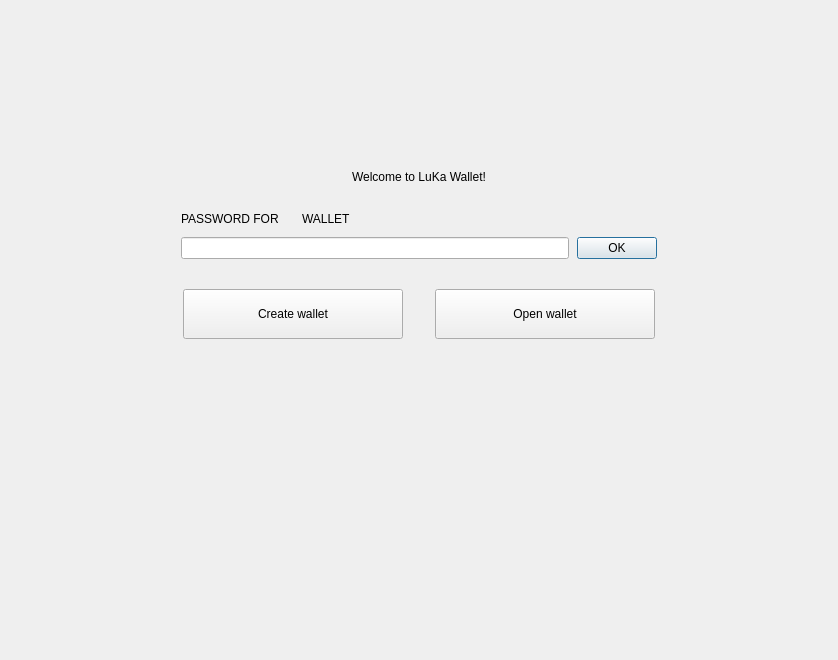
<?xml version="1.0" encoding="UTF-8"?>
<ui version="4.0">
 <class>NoWalletFrame</class>
 <widget class="QFrame" name="NoWalletFrame">
  <property name="geometry">
   <rect>
    <x>0</x>
    <y>0</y>
    <width>838</width>
    <height>660</height>
   </rect>
  </property>
  <property name="windowTitle">
   <string>Frame</string>
  </property>
  <property name="frameShape">
   <enum>QFrame::NoFrame</enum>
  </property>
  <property name="frameShadow">
   <enum>QFrame::Raised</enum>
  </property>
  <layout class="QVBoxLayout" name="verticalLayout">
   <property name="spacing">
    <number>0</number>
   </property>
   <property name="leftMargin">
    <number>0</number>
   </property>
   <property name="topMargin">
    <number>0</number>
   </property>
   <property name="rightMargin">
    <number>0</number>
   </property>
   <property name="bottomMargin">
    <number>0</number>
   </property>
   <item>
    <spacer name="verticalSpacer">
     <property name="orientation">
      <enum>Qt::Vertical</enum>
     </property>
     <property name="sizeType">
      <enum>QSizePolicy::Fixed</enum>
     </property>
     <property name="sizeHint" stdset="0">
      <size>
       <width>20</width>
       <height>170</height>
      </size>
     </property>
    </spacer>
   </item>
   <item alignment="Qt::AlignHCenter">
    <widget class="WalletGui::WalletHeaderLabel" name="m_welcomeLabel">
     <property name="text">
      <string>Welcome to LuKa Wallet!</string>
     </property>
    </widget>
   </item>
   <item>
    <spacer name="verticalSpacer_4">
     <property name="orientation">
      <enum>Qt::Vertical</enum>
     </property>
     <property name="sizeType">
      <enum>QSizePolicy::Fixed</enum>
     </property>
     <property name="sizeHint" stdset="0">
      <size>
       <width>20</width>
       <height>25</height>
      </size>
     </property>
    </spacer>
   </item>
   <item alignment="Qt::AlignHCenter">
    <widget class="QFrame" name="m_passwordFrame">
     <property name="minimumSize">
      <size>
       <width>476</width>
       <height>0</height>
      </size>
     </property>
     <property name="maximumSize">
      <size>
       <width>338</width>
       <height>16777215</height>
      </size>
     </property>
     <property name="frameShape">
      <enum>QFrame::NoFrame</enum>
     </property>
     <property name="frameShadow">
      <enum>QFrame::Raised</enum>
     </property>
     <layout class="QVBoxLayout" name="verticalLayout_2">
      <property name="spacing">
       <number>8</number>
      </property>
      <property name="leftMargin">
       <number>0</number>
      </property>
      <property name="topMargin">
       <number>0</number>
      </property>
      <property name="rightMargin">
       <number>0</number>
      </property>
      <property name="bottomMargin">
       <number>0</number>
      </property>
      <item>
       <layout class="QHBoxLayout" name="horizontalLayout_4">
        <item>
         <widget class="QLabel" name="m_passwordTextLabel">
          <property name="sizePolicy">
           <sizepolicy hsizetype="Maximum" vsizetype="Preferred">
            <horstretch>0</horstretch>
            <verstretch>0</verstretch>
           </sizepolicy>
          </property>
          <property name="styleSheet">
           <string notr="true">[errorState=&quot;true&quot;] {
  color: #ef3131;
}</string>
          </property>
          <property name="text">
           <string>PASSWORD FOR</string>
          </property>
         </widget>
        </item>
        <item>
         <widget class="QLabel" name="m_walletNameLabel">
          <property name="text">
           <string/>
          </property>
         </widget>
        </item>
        <item>
         <widget class="QLabel" name="m_walletTextLabel">
          <property name="text">
           <string>WALLET</string>
          </property>
         </widget>
        </item>
        <item>
         <spacer name="horizontalSpacer_4">
          <property name="orientation">
           <enum>Qt::Horizontal</enum>
          </property>
          <property name="sizeHint" stdset="0">
           <size>
            <width>40</width>
            <height>20</height>
           </size>
          </property>
         </spacer>
        </item>
       </layout>
      </item>
      <item>
       <layout class="QHBoxLayout" name="horizontalLayout_5">
        <item>
         <widget class="QLineEdit" name="m_passwordEdit">
          <property name="sizePolicy">
           <sizepolicy hsizetype="Expanding" vsizetype="Fixed">
            <horstretch>0</horstretch>
            <verstretch>0</verstretch>
           </sizepolicy>
          </property>
          <property name="styleSheet">
           <string notr="true">[errorState=&quot;true&quot;] {
  border-color: #ef3131;
}</string>
          </property>
          <property name="echoMode">
           <enum>QLineEdit::Password</enum>
          </property>
         </widget>
        </item>
        <item>
         <widget class="WalletGui::WalletOkButton" name="m_okButton">
          <property name="enabled">
           <bool>true</bool>
          </property>
          <property name="text">
           <string>OK</string>
          </property>
          <property name="default">
           <bool>true</bool>
          </property>
         </widget>
        </item>
       </layout>
      </item>
     </layout>
    </widget>
   </item>
   <item>
    <spacer name="verticalSpacer_2">
     <property name="orientation">
      <enum>Qt::Vertical</enum>
     </property>
     <property name="sizeType">
      <enum>QSizePolicy::Fixed</enum>
     </property>
     <property name="sizeHint" stdset="0">
      <size>
       <width>20</width>
       <height>30</height>
      </size>
     </property>
    </spacer>
   </item>
   <item>
    <layout class="QHBoxLayout" name="horizontalLayout">
     <property name="spacing">
      <number>0</number>
     </property>
     <item>
      <spacer name="horizontalSpacer_2">
       <property name="orientation">
        <enum>Qt::Horizontal</enum>
       </property>
       <property name="sizeHint" stdset="0">
        <size>
         <width>40</width>
         <height>20</height>
        </size>
       </property>
      </spacer>
     </item>
     <item>
      <widget class="WalletGui::WalletLargeBlueButton" name="m_createWalletButton">
       <property name="sizePolicy">
        <sizepolicy hsizetype="Fixed" vsizetype="Fixed">
         <horstretch>0</horstretch>
         <verstretch>0</verstretch>
        </sizepolicy>
       </property>
       <property name="minimumSize">
        <size>
         <width>220</width>
         <height>50</height>
        </size>
       </property>
       <property name="maximumSize">
        <size>
         <width>220</width>
         <height>50</height>
        </size>
       </property>
       <property name="text">
        <string>Create wallet</string>
       </property>
      </widget>
     </item>
     <item>
      <spacer name="horizontalSpacer">
       <property name="orientation">
        <enum>Qt::Horizontal</enum>
       </property>
       <property name="sizeType">
        <enum>QSizePolicy::Fixed</enum>
       </property>
       <property name="sizeHint" stdset="0">
        <size>
         <width>32</width>
         <height>20</height>
        </size>
       </property>
      </spacer>
     </item>
     <item>
      <widget class="WalletGui::WalletLargeBlueButton" name="m_openWalletButton">
       <property name="sizePolicy">
        <sizepolicy hsizetype="Fixed" vsizetype="Fixed">
         <horstretch>0</horstretch>
         <verstretch>0</verstretch>
        </sizepolicy>
       </property>
       <property name="minimumSize">
        <size>
         <width>220</width>
         <height>50</height>
        </size>
       </property>
       <property name="maximumSize">
        <size>
         <width>220</width>
         <height>50</height>
        </size>
       </property>
       <property name="text">
        <string>Open wallet</string>
       </property>
      </widget>
     </item>
     <item>
      <spacer name="horizontalSpacer_3">
       <property name="orientation">
        <enum>Qt::Horizontal</enum>
       </property>
       <property name="sizeHint" stdset="0">
        <size>
         <width>40</width>
         <height>20</height>
        </size>
       </property>
      </spacer>
     </item>
    </layout>
   </item>
   <item>
    <spacer name="verticalSpacer_3">
     <property name="orientation">
      <enum>Qt::Vertical</enum>
     </property>
     <property name="sizeHint" stdset="0">
      <size>
       <width>20</width>
       <height>376</height>
      </size>
     </property>
    </spacer>
   </item>
  </layout>
 </widget>
 <customwidgets>
  <customwidget>
   <class>WalletGui::WalletOkButton</class>
   <extends>QPushButton</extends>
   <header>Gui/Common/WalletOkButton.h</header>
  </customwidget>
  <customwidget>
   <class>WalletGui::WalletHeaderLabel</class>
   <extends>QLabel</extends>
   <header>Gui/Common/WalletTextLabel.h</header>
  </customwidget>
  <customwidget>
   <class>WalletGui::WalletLargeBlueButton</class>
   <extends>QPushButton</extends>
   <header>Gui/Common/WalletBlueButton.h</header>
  </customwidget>
 </customwidgets>
 <resources/>
 <connections>
  <connection>
   <sender>m_okButton</sender>
   <signal>clicked()</signal>
   <receiver>NoWalletFrame</receiver>
   <slot>okClicked()</slot>
   <hints>
    <hint type="sourcelabel">
     <x>498</x>
     <y>266</y>
    </hint>
    <hint type="destinationlabel">
     <x>418</x>
     <y>329</y>
    </hint>
   </hints>
  </connection>
  <connection>
   <sender>m_passwordEdit</sender>
   <signal>textChanged(QString)</signal>
   <receiver>NoWalletFrame</receiver>
   <slot>passwordChanged(QString)</slot>
   <hints>
    <hint type="sourcelabel">
     <x>374</x>
     <y>265</y>
    </hint>
    <hint type="destinationlabel">
     <x>418</x>
     <y>329</y>
    </hint>
   </hints>
  </connection>
  <connection>
   <sender>m_passwordEdit</sender>
   <signal>returnPressed()</signal>
   <receiver>m_okButton</receiver>
   <slot>click()</slot>
   <hints>
    <hint type="sourcelabel">
     <x>374</x>
     <y>265</y>
    </hint>
    <hint type="destinationlabel">
     <x>616</x>
     <y>256</y>
    </hint>
   </hints>
  </connection>
 </connections>
 <slots>
  <signal>createWalletClickedSignal()</signal>
  <signal>openWalletClickedSignal()</signal>
  <slot>okClicked()</slot>
  <slot>passwordChanged(QString)</slot>
 </slots>
</ui>
